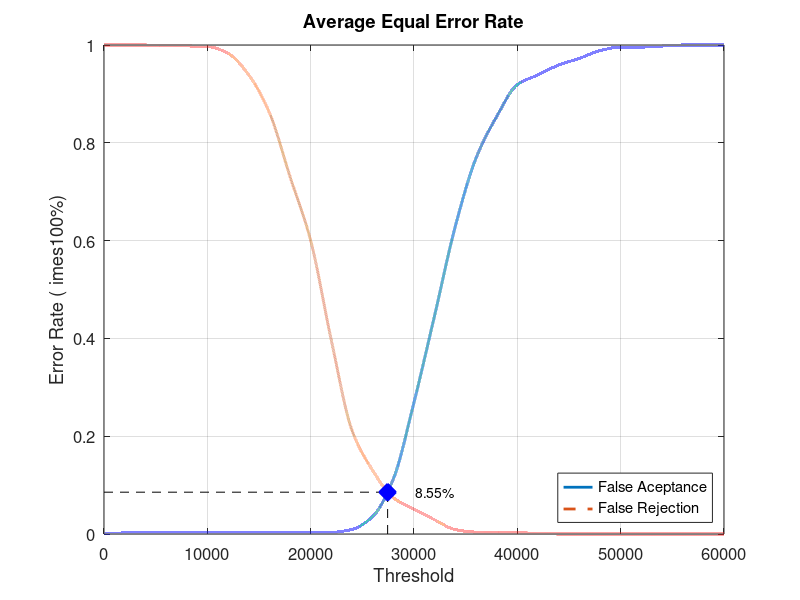
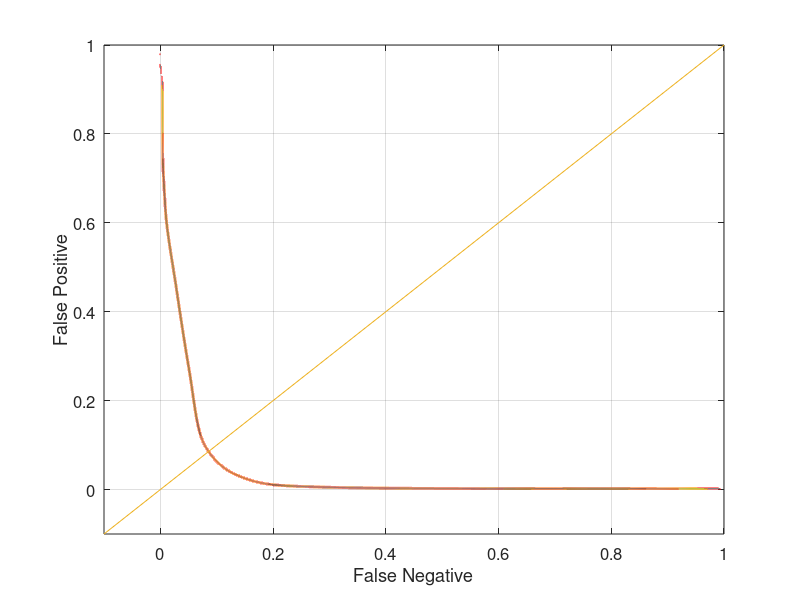

These figures' MATLAB source, in order:
close all;
clear;
clc;
x = 0:2000:60000;
xq = 0:0.5:60000;

y0 = [0 0.00210526 0.00210526 0.00210526 0.00210526 0.00210526 0.00210526 0.00210526 0.00210526 0.00210526 0.00210526 0.0031579 0.00947368 0.0357895 0.112632 0.269474 0.447368 0.629474 0.768421 0.853684 0.918947 0.938947 0.958947 0.972632 0.988421 0.99579 0.99579 0.997895 1 1 1]
yy0 = interp1(x, y0, xq, 'pchip');
y1 = [1 1 1 0.998 0.998 0.997 0.983 0.939 0.862 0.731 0.6 0.396 0.212 0.13 0.074 0.051 0.029 0.009 0.004 0.004 0.003 0.001 0 0 0 0 0 0 0 0 0]
yy1 = interp1(x, y1, xq, 'pchip');

% Calculating EER: 
y2 = abs(y0 - y1);
find(y2 == min(y2))
yy2 = abs(yy0 - yy1);
xEER = find(yy2 == min(yy2));
xEERIndex = xq(xEER) % X-axis EER
yEER = yy0(xEER) % Y-axis EER

main = figure
plot(xq, yy0,'-','LineWidth', 2);	hold on
plot(xq, yy1,'--','LineWidth', 2);	hold on
plot([xEERIndex xEERIndex], [0 yEER], 'k--');	hold on
plot([0 xEERIndex], [yEER yEER], 'k--');	hold on
plot(xEERIndex, yEER, 'bx', 'LineWidth', 10);	hold on
text(xEERIndex + 10 * xEERIndex / 100, yEER, [num2str(round((10000 * yEER)) / 100) '%'])
legend('False Aceptance', 'False Rejection', 'Location', 'SouthEast')
xlabel('Threshold')
ylabel('Error Rate (	imes100%)')
title('Average Equal Error Rate')
set(gca, 'FontSize', 12)
axis([0 60000 0 1])
grid on

print(main, 'Database2AverageMain', '-dpng');
FNRxFPR = figure('Color', [1 1 1]);
plot(yy1, yy0, '-', yy1, yy0, 'LineWidth', 2);
hold on
y = -0.1:0.1:1
plot(y, y); 
set(gca, 'FontSize', 12)
xlabel('False Negative')
ylabel('False Positive')
axis([-0.1 1 -0.1 1])
set(gca, 'FontSize', 12)
grid on

print(FNRxFPR, 'Database2AverageFNRxFPR','-dpng');